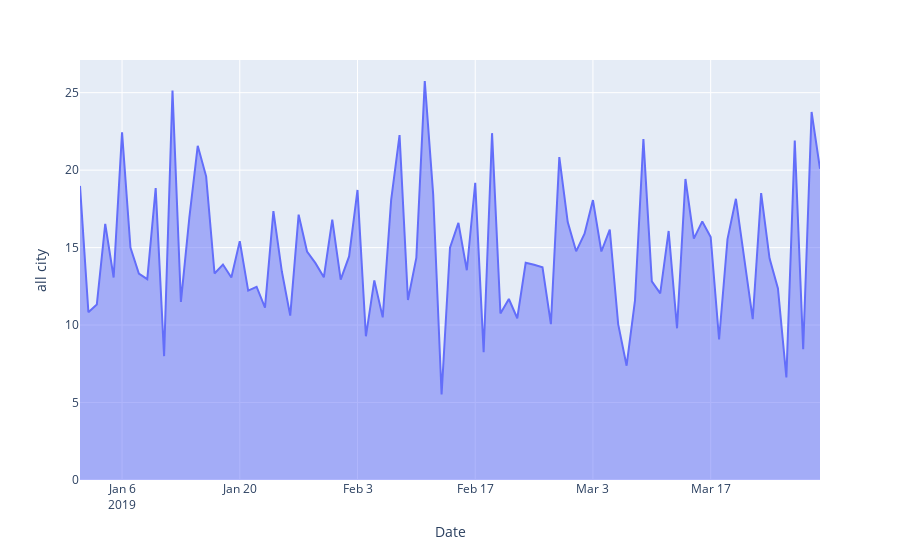

The notebook cell saved with this chart:
### Code cell
fig =   px.area(data_1,y='all city') #select City
fig.show()
